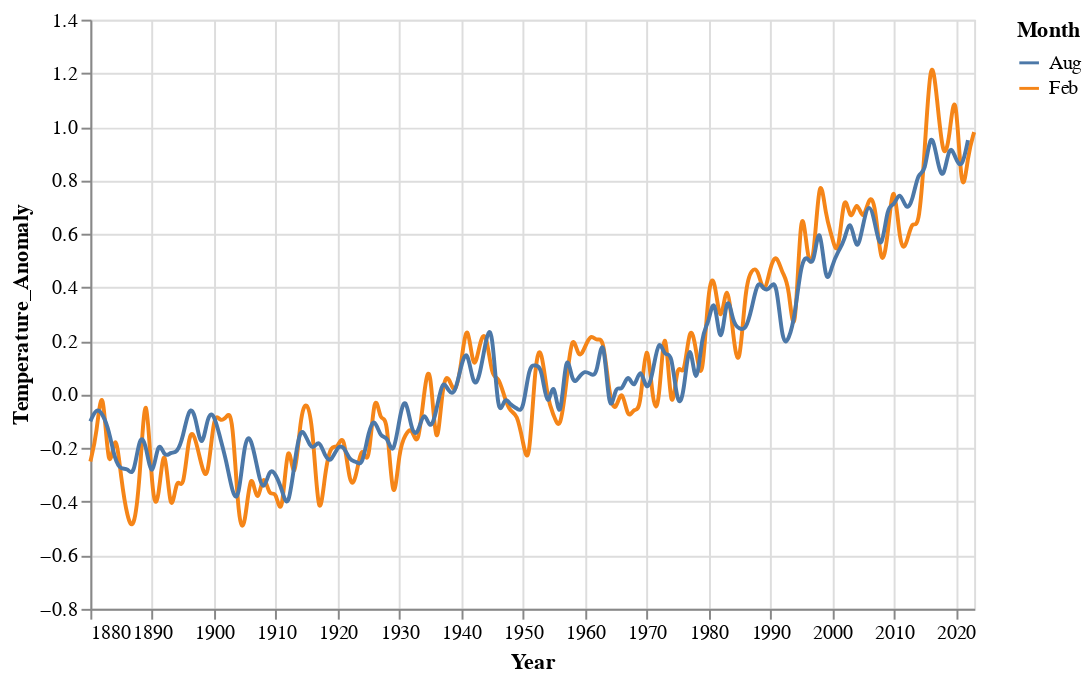

Notebook source saved alongside this figure:
### Code cell
alt.Chart(df_feb_aug).mark_line(point=False, interpolate="bundle").encode(
    x = alt.X("Year:T"),
    y = alt.Y("Temperature_Anomaly:Q"),
    color = alt.Color("Month:N"),
).properties(width=450)

### Figure 1 — Vega-Lite specification as saved in the notebook (floating-point values rounded to 4 significant figures; data arrays with more than 128 entries replaced by an {"elided": "..."} marker saying what was removed)
{"config": {"view": {"continuousWidth": 300, "continuousHeight": 300}}, "data": {"name": "data-13405d5f5e70207fd9c3f95106c3c235"}, "mark": {"type": "line", "interpolate": "bundle", "point": false}, "encoding": {"color": {"field": "Month", "type": "nominal"}, "x": {"field": "Year", "type": "temporal"}, "y": {"field": "Temperature_Anomaly", "type": "quantitative"}}, "width": 450, "$schema": "https://vega.github.io/schema/vega-lite/v5.20.1.json", "datasets": {"data-13405d5f5e70207fd9c3f95106c3c235": {"elided": "287 records"}}}
